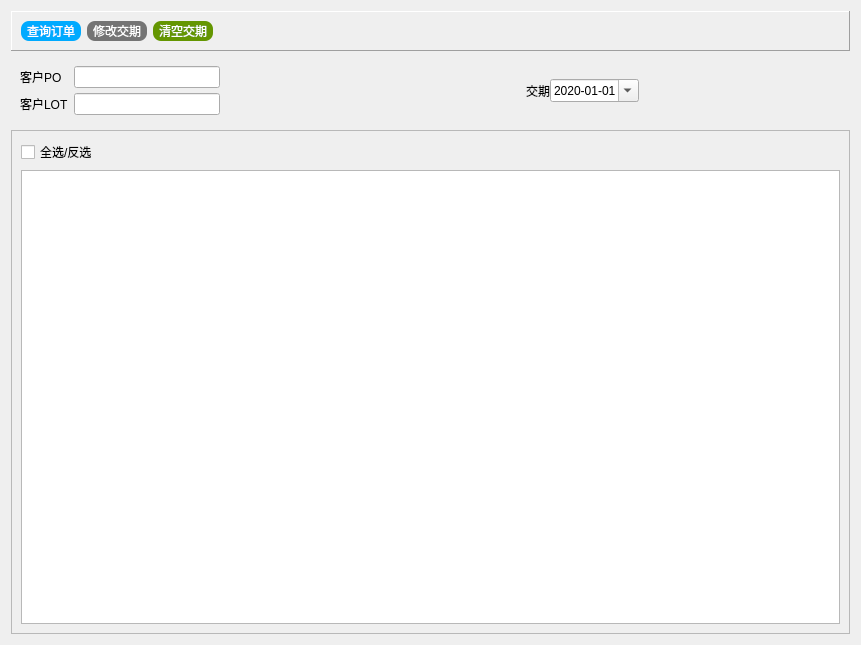
<?xml version="1.0" encoding="UTF-8"?>
<ui version="4.0">
 <class>FrmCustWOData</class>
 <widget class="QWidget" name="FrmCustWOData">
  <property name="geometry">
   <rect>
    <x>0</x>
    <y>0</y>
    <width>861</width>
    <height>645</height>
   </rect>
  </property>
  <property name="windowTitle">
   <string>Form</string>
  </property>
  <layout class="QVBoxLayout" name="verticalLayout_2">
   <item>
    <widget class="QFrame" name="frame_2">
     <property name="frameShape">
      <enum>QFrame::Panel</enum>
     </property>
     <property name="frameShadow">
      <enum>QFrame::Raised</enum>
     </property>
     <layout class="QHBoxLayout" name="horizontalLayout">
      <item>
       <widget class="QPushButton" name="btnQuery">
        <property name="minimumSize">
         <size>
          <width>60</width>
          <height>20</height>
         </size>
        </property>
        <property name="maximumSize">
         <size>
          <width>60</width>
          <height>20</height>
         </size>
        </property>
        <property name="styleSheet">
         <string notr="true">QPushButton
{
	color:white;
	font: 75 9pt &quot;Agency FB&quot;;
	font: 75 10pt &quot;微软雅黑&quot;;
	background-color:rgb(0, 170, 255);
	border-radius:8px;
}

QPushButton:hover
{
	color:white;
	background-color:rgb(44 , 137 , 255);
}

QPushButton:pressed
{
	color:white;
	background-color:rgb(14 , 135 , 228);
	padding-left:3px;
	padding-top:3px;
}</string>
        </property>
        <property name="text">
         <string>查询订单</string>
        </property>
       </widget>
      </item>
      <item>
       <widget class="QPushButton" name="btnModify">
        <property name="minimumSize">
         <size>
          <width>60</width>
          <height>20</height>
         </size>
        </property>
        <property name="maximumSize">
         <size>
          <width>60</width>
          <height>20</height>
         </size>
        </property>
        <property name="styleSheet">
         <string notr="true">QPushButton
{
	color:white;
	font: 75 9pt &quot;Agency FB&quot;;
	font: 75 10pt &quot;微软雅黑&quot;;
	background-color:rgb(116, 116, 116);
	border-radius:8px;
}

QPushButton:hover
{
	color:white;
	background-color:rgb(44 , 137 , 255);
}

QPushButton:pressed
{
	color:white;
	background-color:rgb(14 , 135 , 228);
	padding-left:3px;
	padding-top:3px;
}</string>
        </property>
        <property name="text">
         <string>修改交期</string>
        </property>
       </widget>
      </item>
      <item>
       <widget class="QPushButton" name="btnModify_2">
        <property name="minimumSize">
         <size>
          <width>60</width>
          <height>20</height>
         </size>
        </property>
        <property name="maximumSize">
         <size>
          <width>60</width>
          <height>20</height>
         </size>
        </property>
        <property name="styleSheet">
         <string notr="true">QPushButton
{
	color:white;
	font: 75 9pt &quot;Agency FB&quot;;
	font: 75 10pt &quot;微软雅黑&quot;;
	background-color:rgb(100, 150, 1);
	border-radius:8px;
}

QPushButton:hover
{
	color:white;
	background-color:rgb(44 , 137 , 255);
}

QPushButton:pressed
{
	color:white;
	background-color:rgb(14 , 135 , 228);
	padding-left:3px;
	padding-top:3px;
}</string>
        </property>
        <property name="text">
         <string>清空交期</string>
        </property>
       </widget>
      </item>
      <item>
       <spacer name="horizontalSpacer">
        <property name="orientation">
         <enum>Qt::Horizontal</enum>
        </property>
        <property name="sizeHint" stdset="0">
         <size>
          <width>40</width>
          <height>20</height>
         </size>
        </property>
       </spacer>
      </item>
     </layout>
    </widget>
   </item>
   <item>
    <widget class="QWidget" name="widget_3" native="true">
     <layout class="QHBoxLayout" name="horizontalLayout_3">
      <item>
       <widget class="QWidget" name="widget" native="true">
        <property name="minimumSize">
         <size>
          <width>200</width>
          <height>0</height>
         </size>
        </property>
        <property name="maximumSize">
         <size>
          <width>200</width>
          <height>16777215</height>
         </size>
        </property>
        <layout class="QGridLayout" name="gridLayout">
         <property name="leftMargin">
          <number>0</number>
         </property>
         <property name="topMargin">
          <number>0</number>
         </property>
         <property name="rightMargin">
          <number>0</number>
         </property>
         <property name="bottomMargin">
          <number>0</number>
         </property>
         <property name="spacing">
          <number>5</number>
         </property>
         <item row="0" column="0">
          <widget class="QLabel" name="label">
           <property name="text">
            <string>客户PO</string>
           </property>
          </widget>
         </item>
         <item row="1" column="0">
          <widget class="QLabel" name="label_2">
           <property name="text">
            <string>客户LOT</string>
           </property>
          </widget>
         </item>
         <item row="1" column="1">
          <widget class="QLineEdit" name="editCustLot">
           <property name="clearButtonEnabled">
            <bool>true</bool>
           </property>
          </widget>
         </item>
         <item row="0" column="1">
          <widget class="QLineEdit" name="editCustPO">
           <property name="clearButtonEnabled">
            <bool>true</bool>
           </property>
          </widget>
         </item>
        </layout>
       </widget>
      </item>
      <item>
       <widget class="QWidget" name="widget_2" native="true">
        <layout class="QHBoxLayout" name="horizontalLayout_2">
         <property name="spacing">
          <number>0</number>
         </property>
         <property name="leftMargin">
          <number>0</number>
         </property>
         <property name="topMargin">
          <number>0</number>
         </property>
         <property name="rightMargin">
          <number>0</number>
         </property>
         <property name="bottomMargin">
          <number>0</number>
         </property>
         <item>
          <spacer name="horizontalSpacer_3">
           <property name="orientation">
            <enum>Qt::Horizontal</enum>
           </property>
           <property name="sizeType">
            <enum>QSizePolicy::Fixed</enum>
           </property>
           <property name="sizeHint" stdset="0">
            <size>
             <width>300</width>
             <height>20</height>
            </size>
           </property>
          </spacer>
         </item>
         <item>
          <widget class="QLabel" name="label_3">
           <property name="text">
            <string>交期</string>
           </property>
          </widget>
         </item>
         <item>
          <widget class="QDateEdit" name="dateEdit">
           <property name="styleSheet">
            <string notr="true"/>
           </property>
           <property name="wrapping">
            <bool>false</bool>
           </property>
           <property name="showGroupSeparator" stdset="0">
            <bool>false</bool>
           </property>
           <property name="displayFormat">
            <string>yyyy-MM-dd</string>
           </property>
           <property name="calendarPopup">
            <bool>true</bool>
           </property>
           <property name="date">
            <date>
             <year>2020</year>
             <month>1</month>
             <day>1</day>
            </date>
           </property>
          </widget>
         </item>
         <item>
          <spacer name="horizontalSpacer_2">
           <property name="orientation">
            <enum>Qt::Horizontal</enum>
           </property>
           <property name="sizeType">
            <enum>QSizePolicy::Expanding</enum>
           </property>
           <property name="sizeHint" stdset="0">
            <size>
             <width>300</width>
             <height>20</height>
            </size>
           </property>
          </spacer>
         </item>
        </layout>
       </widget>
      </item>
     </layout>
    </widget>
   </item>
   <item>
    <widget class="QFrame" name="frame_4">
     <property name="frameShape">
      <enum>QFrame::StyledPanel</enum>
     </property>
     <property name="frameShadow">
      <enum>QFrame::Sunken</enum>
     </property>
     <layout class="QVBoxLayout" name="verticalLayout">
      <item>
       <widget class="QCheckBox" name="checkBox">
        <property name="text">
         <string>全选/反选</string>
        </property>
       </widget>
      </item>
      <item>
       <widget class="QTableWidget" name="tableWidget">
        <property name="editTriggers">
         <set>QAbstractItemView::NoEditTriggers</set>
        </property>
        <property name="gridStyle">
         <enum>Qt::DashDotLine</enum>
        </property>
        <property name="sortingEnabled">
         <bool>true</bool>
        </property>
       </widget>
      </item>
     </layout>
    </widget>
   </item>
  </layout>
 </widget>
 <resources/>
 <connections/>
</ui>
